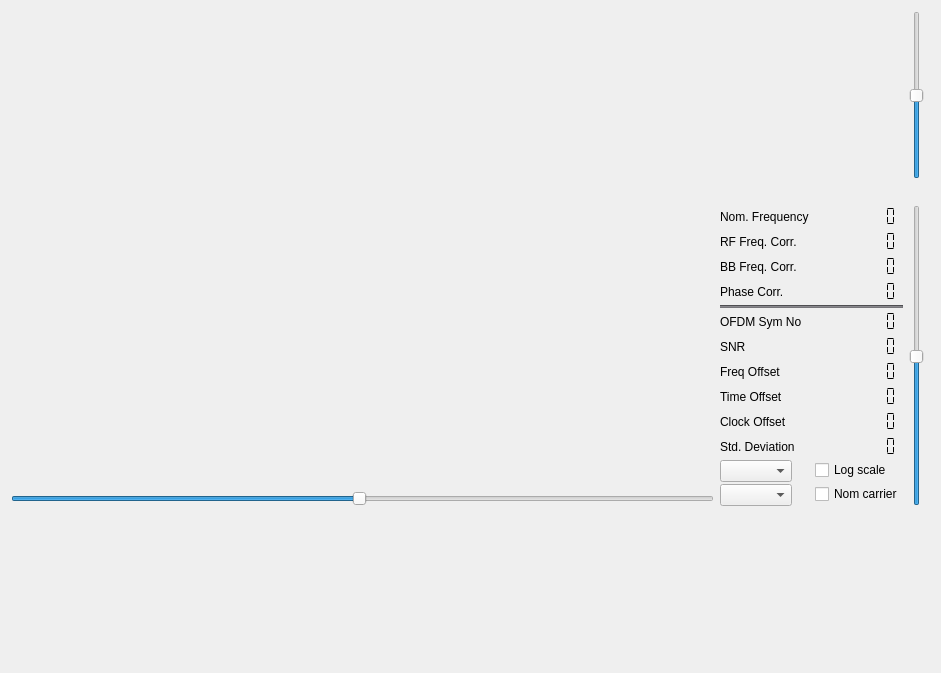
<?xml version="1.0" encoding="UTF-8"?>
<ui version="4.0">
 <class>scopeWidget</class>
 <widget class="QWidget" name="scopeWidget">
  <property name="geometry">
   <rect>
    <x>0</x>
    <y>0</y>
    <width>941</width>
    <height>673</height>
   </rect>
  </property>
  <property name="windowTitle">
   <string>Scope Spectrum Correlation Statistics</string>
  </property>
  <layout class="QVBoxLayout" name="verticalLayout_3">
   <item>
    <layout class="QGridLayout" name="gridLayout_2">
     <item row="0" column="0">
      <layout class="QHBoxLayout" name="horizontalLayout_3">
       <item>
        <widget class="QwtPlot" name="impulseGrid">
         <property name="minimumSize">
          <size>
           <width>0</width>
           <height>150</height>
          </size>
         </property>
         <property name="toolTip">
          <string>&lt;html&gt;&lt;head/&gt;&lt;body&gt;&lt;p&gt;Correlation display. Time synchronization is done by correlation.
                      The correlation result is depicted here. The selected &amp;quot;peak&amp;quot; is the one at (or near) sample 504.&lt;/p&gt;&lt;/body&gt;&lt;/html&gt;
                    </string>
         </property>
        </widget>
       </item>
      </layout>
     </item>
     <item row="0" column="1">
      <layout class="QHBoxLayout" name="horizontalLayout">
       <item>
        <widget class="QSlider" name="scopeAmplification">
         <property name="minimum">
          <number>1</number>
         </property>
         <property name="maximum">
          <number>100</number>
         </property>
         <property name="value">
          <number>50</number>
         </property>
         <property name="orientation">
          <enum>Qt::Vertical</enum>
         </property>
        </widget>
       </item>
       <item>
        <widget class="QwtPlot" name="dabScope">
         <property name="minimumSize">
          <size>
           <width>0</width>
           <height>150</height>
          </size>
         </property>
         <property name="toolTip">
          <string>&lt;html&gt;&lt;head/&gt;&lt;body&gt;&lt;p&gt;Spectrumview. &lt;/p&gt;&lt;p&gt;The spectrum of the incoming
                      signal is shown here.&lt;/p&gt;&lt;/body&gt;&lt;/html&gt;
                    </string>
         </property>
        </widget>
       </item>
      </layout>
     </item>
     <item row="2" column="0">
      <layout class="QHBoxLayout" name="horizontalLayout_4">
       <property name="sizeConstraint">
        <enum>QLayout::SetFixedSize</enum>
       </property>
       <item>
        <layout class="QVBoxLayout" name="verticalLayout">
         <item>
          <widget class="QwtPlot" name="iqDisplay">
           <property name="minimumSize">
            <size>
             <width>100</width>
             <height>100</height>
            </size>
           </property>
           <property name="toolTip">
            <string>&lt;html&gt;&lt;head/&gt;&lt;body&gt;&lt;p&gt;&lt;span style=&quot; font-weight:600;&quot;&gt;IQ
                          constallation of the decoded signal&lt;/span&gt;&lt;/p&gt;&lt;p&gt;Ideally one sees 4 dots, one in each quadrant
                          &lt;/p&gt;&lt;/body&gt;&lt;/html&gt;
                        </string>
           </property>
          </widget>
         </item>
         <item>
          <widget class="QSlider" name="scopeSlider">
           <property name="toolTip">
            <string>&lt;html&gt;&lt;head/&gt;&lt;body&gt;&lt;p&gt;Zoom in/out&lt;/p&gt;&lt;/body&gt;&lt;/html&gt;</string>
           </property>
           <property name="minimum">
            <number>1</number>
           </property>
           <property name="maximum">
            <number>100</number>
           </property>
           <property name="value">
            <number>50</number>
           </property>
           <property name="sliderPosition">
            <number>50</number>
           </property>
           <property name="orientation">
            <enum>Qt::Horizontal</enum>
           </property>
          </widget>
         </item>
        </layout>
       </item>
       <item>
        <layout class="QFormLayout" name="formLayout_2">
         <property name="verticalSpacing">
          <number>2</number>
         </property>
         <item row="0" column="0">
          <widget class="QLabel" name="label_7">
           <property name="text">
            <string>Nom. Frequency</string>
           </property>
          </widget>
         </item>
         <item row="0" column="1">
          <widget class="QLCDNumber" name="dispNomFrequency">
           <property name="frameShape">
            <enum>QFrame::NoFrame</enum>
           </property>
           <property name="smallDecimalPoint">
            <bool>true</bool>
           </property>
           <property name="digitCount">
            <number>7</number>
           </property>
           <property name="segmentStyle">
            <enum>QLCDNumber::Flat</enum>
           </property>
          </widget>
         </item>
         <item row="1" column="0">
          <widget class="QLabel" name="label_6">
           <property name="text">
            <string>RF Freq. Corr.</string>
           </property>
          </widget>
         </item>
         <item row="1" column="1">
          <widget class="QLCDNumber" name="dispFreqCorrRF">
           <property name="toolTip">
            <string>&lt;html&gt;&lt;head/&gt;&lt;body&gt;&lt;p&gt;Frequency correction, The software computed an estimate of the
                          frequency offset by lokking at phasedifferences in the samples in the time domain. Based on the difference found a
                          correction factor is applied to the input stream.&lt;/p&gt;&lt;/body&gt;&lt;/html&gt;
                        </string>
           </property>
           <property name="frameShape">
            <enum>QFrame::NoFrame</enum>
           </property>
           <property name="smallDecimalPoint">
            <bool>true</bool>
           </property>
           <property name="digitCount">
            <number>7</number>
           </property>
           <property name="segmentStyle">
            <enum>QLCDNumber::Flat</enum>
           </property>
          </widget>
         </item>
         <item row="2" column="0">
          <widget class="QLabel" name="label_8">
           <property name="text">
            <string>BB Freq. Corr.</string>
           </property>
          </widget>
         </item>
         <item row="2" column="1">
          <widget class="QLCDNumber" name="dispFreqCorrBB">
           <property name="frameShape">
            <enum>QFrame::NoFrame</enum>
           </property>
           <property name="smallDecimalPoint">
            <bool>true</bool>
           </property>
           <property name="digitCount">
            <number>7</number>
           </property>
           <property name="segmentStyle">
            <enum>QLCDNumber::Flat</enum>
           </property>
          </widget>
         </item>
         <item row="5" column="0">
          <widget class="QLabel" name="label_10">
           <property name="text">
            <string>OFDM Sym No</string>
           </property>
          </widget>
         </item>
         <item row="5" column="1">
          <widget class="QLCDNumber" name="ofdmSymbNo">
           <property name="frameShape">
            <enum>QFrame::NoFrame</enum>
           </property>
           <property name="smallDecimalPoint">
            <bool>true</bool>
           </property>
           <property name="digitCount">
            <number>7</number>
           </property>
           <property name="segmentStyle">
            <enum>QLCDNumber::Flat</enum>
           </property>
          </widget>
         </item>
         <item row="8" column="0">
          <widget class="QLabel" name="label_5">
           <property name="text">
            <string>SNR</string>
           </property>
          </widget>
         </item>
         <item row="8" column="1">
          <widget class="QLCDNumber" name="snrDisplay">
           <property name="toolTip">
            <string>&lt;html&gt;&lt;head/&gt;&lt;body&gt;&lt;p&gt;SNR, i.e. Signal Noise ratio, compoted from the difference in
                          signal strength between the datablocks and the nullperiod.&lt;/p&gt;&lt;/body&gt;&lt;/html&gt;
                        </string>
           </property>
           <property name="frameShape">
            <enum>QFrame::NoFrame</enum>
           </property>
           <property name="smallDecimalPoint">
            <bool>true</bool>
           </property>
           <property name="digitCount">
            <number>7</number>
           </property>
           <property name="segmentStyle">
            <enum>QLCDNumber::Flat</enum>
           </property>
          </widget>
         </item>
         <item row="9" column="0">
          <widget class="QLabel" name="label">
           <property name="text">
            <string>Freq Offset</string>
           </property>
          </widget>
         </item>
         <item row="9" column="1">
          <widget class="QLCDNumber" name="frequencyOffsetDisplay">
           <property name="toolTip">
            <string>&lt;html&gt;&lt;head/&gt;&lt;body&gt;&lt;p&gt;Frequeny offset, the computed frequency error, after applying
                          the estimated frequency correction.&lt;/p&gt;&lt;/body&gt;&lt;/html&gt;
                        </string>
           </property>
           <property name="frameShape">
            <enum>QFrame::NoFrame</enum>
           </property>
           <property name="smallDecimalPoint">
            <bool>true</bool>
           </property>
           <property name="digitCount">
            <number>7</number>
           </property>
           <property name="segmentStyle">
            <enum>QLCDNumber::Flat</enum>
           </property>
          </widget>
         </item>
         <item row="10" column="0">
          <widget class="QLabel" name="label_2">
           <property name="text">
            <string>Time Offset</string>
           </property>
          </widget>
         </item>
         <item row="10" column="1">
          <widget class="QLCDNumber" name="timeOffsetDisplay">
           <property name="toolTip">
            <string>&lt;html&gt;&lt;head/&gt;&lt;body&gt;&lt;p&gt;Sample clock offset. &lt;/p&gt;&lt;/body&gt;&lt;/html&gt;
                        </string>
           </property>
           <property name="frameShape">
            <enum>QFrame::NoFrame</enum>
           </property>
           <property name="smallDecimalPoint">
            <bool>true</bool>
           </property>
           <property name="digitCount">
            <number>7</number>
           </property>
           <property name="segmentStyle">
            <enum>QLCDNumber::Flat</enum>
           </property>
          </widget>
         </item>
         <item row="11" column="0">
          <widget class="QLabel" name="label_3">
           <property name="text">
            <string>Clock Offset</string>
           </property>
          </widget>
         </item>
         <item row="11" column="1">
          <widget class="QLCDNumber" name="clockError">
           <property name="toolTip">
            <string>clock offset. The value indicates the number of samples too many or too few for 10 DAB frames (which is
                          about 1 second).
                        </string>
           </property>
           <property name="frameShape">
            <enum>QFrame::NoFrame</enum>
           </property>
           <property name="smallDecimalPoint">
            <bool>true</bool>
           </property>
           <property name="digitCount">
            <number>7</number>
           </property>
           <property name="segmentStyle">
            <enum>QLCDNumber::Flat</enum>
           </property>
          </widget>
         </item>
         <item row="12" column="0">
          <widget class="QLabel" name="label_4">
           <property name="text">
            <string>Std. Deviation</string>
           </property>
          </widget>
         </item>
         <item row="12" column="1">
          <widget class="QLCDNumber" name="quality_display">
           <property name="toolTip">
            <string>Quality indicator: the &quot;quality&quot; of the decoded signal is measured as Modulation Error Rate, using
                          the formula from section 6.9.2 of TR 101 290 Measurement guidelines for DVB.
                          An &quot;ideal&quot; (i.e. synthetic) signal reaches a value of over 20. Poor signals give values around 0
                        </string>
           </property>
           <property name="frameShape">
            <enum>QFrame::NoFrame</enum>
           </property>
           <property name="smallDecimalPoint">
            <bool>true</bool>
           </property>
           <property name="digitCount">
            <number>7</number>
           </property>
           <property name="segmentStyle">
            <enum>QLCDNumber::Flat</enum>
           </property>
          </widget>
         </item>
         <item row="13" column="0">
          <widget class="QComboBox" name="cmbIqScope">
           <property name="toolTip">
            <string>&lt;html&gt;&lt;head/&gt;&lt;body&gt;&lt;p&gt;Type of data shown in the IQ scope.&lt;/p&gt;&lt;p&gt;See tool tip of IQ scope for more details.&lt;/p&gt;&lt;/body&gt;&lt;/html&gt;</string>
           </property>
          </widget>
         </item>
         <item row="13" column="1">
          <widget class="QCheckBox" name="cbLogIqScope">
           <property name="toolTip">
            <string>&lt;html&gt;&lt;head/&gt;&lt;body&gt;&lt;p&gt;Show vector length in IQ scope in logarithmic scale.&lt;/p&gt;&lt;/body&gt;&lt;/html&gt;</string>
           </property>
           <property name="text">
            <string>Log scale</string>
           </property>
           <property name="checked">
            <bool>false</bool>
           </property>
          </widget>
         </item>
         <item row="14" column="0">
          <widget class="QComboBox" name="cmbCarrier">
           <property name="toolTip">
            <string>&lt;html&gt;&lt;head/&gt;&lt;body&gt;&lt;p&gt;Type of data shown in the carrier plot.&lt;/p&gt;&lt;p&gt;&lt;br/&gt;See tool tip of carrier plot for more details.&lt;/p&gt;&lt;/body&gt;&lt;/html&gt;</string>
           </property>
          </widget>
         </item>
         <item row="14" column="1">
          <widget class="QCheckBox" name="cbNomChIdx">
           <property name="toolTip">
            <string>&lt;html&gt;&lt;head/&gt;&lt;body&gt;&lt;p&gt;Order carriers in the carrier plot in nominal sequence, not physically sequence. &lt;/p&gt;&lt;/body&gt;&lt;/html&gt;</string>
           </property>
           <property name="text">
            <string>Nom carrier</string>
           </property>
          </widget>
         </item>
         <item row="4" column="0" colspan="2">
          <widget class="Line" name="line">
           <property name="styleSheet">
            <string notr="true">background-color: rgb(119, 118, 123);</string>
           </property>
           <property name="orientation">
            <enum>Qt::Horizontal</enum>
           </property>
          </widget>
         </item>
         <item row="3" column="0">
          <widget class="QLabel" name="label_9">
           <property name="text">
            <string>Phase Corr.</string>
           </property>
          </widget>
         </item>
         <item row="3" column="1">
          <widget class="QLCDNumber" name="dispPhaseCorr">
           <property name="frameShape">
            <enum>QFrame::NoFrame</enum>
           </property>
           <property name="smallDecimalPoint">
            <bool>true</bool>
           </property>
           <property name="digitCount">
            <number>7</number>
           </property>
           <property name="segmentStyle">
            <enum>QLCDNumber::Flat</enum>
           </property>
          </widget>
         </item>
        </layout>
       </item>
      </layout>
     </item>
     <item row="2" column="1">
      <layout class="QHBoxLayout" name="horizontalLayout_2">
       <item>
        <widget class="QSlider" name="dabWaterfallAmplitude">
         <property name="minimum">
          <number>1</number>
         </property>
         <property name="maximum">
          <number>100</number>
         </property>
         <property name="value">
          <number>50</number>
         </property>
         <property name="orientation">
          <enum>Qt::Vertical</enum>
         </property>
        </widget>
       </item>
       <item>
        <widget class="QwtPlot" name="dabWaterfall">
         <property name="minimumSize">
          <size>
           <width>0</width>
           <height>100</height>
          </size>
         </property>
         <property name="toolTip">
          <string>&lt;html&gt;&lt;head/&gt;&lt;body&gt;&lt;p&gt;The waterfall of the spectrum of the incoming signal&lt;/p&gt;&lt;/body&gt;&lt;/html&gt;</string>
         </property>
        </widget>
       </item>
      </layout>
     </item>
     <item row="3" column="0" colspan="2">
      <layout class="QHBoxLayout" name="horizontalLayout_5">
       <item>
        <widget class="QwtPlot" name="phaseCarrPlot">
         <property name="minimumSize">
          <size>
           <width>0</width>
           <height>150</height>
          </size>
         </property>
        </widget>
       </item>
      </layout>
     </item>
     <item row="1" column="0" colspan="2">
      <widget class="QLabel" name="indexDisplay">
       <property name="toolTip">
        <string>&lt;html&gt;&lt;head/&gt;&lt;body&gt;&lt;p&gt;If more than one transmitter is detected, the relative distance - in
                  msec - is shown between the arrival time of the data of the transmitter that is used, and the arrival time of the data of
                  the other transmitter.&lt;/p&gt;&lt;/body&gt;&lt;/html&gt;
                </string>
       </property>
       <property name="text">
        <string/>
       </property>
       <property name="alignment">
        <set>Qt::AlignLeading|Qt::AlignLeft|Qt::AlignTop</set>
       </property>
      </widget>
     </item>
    </layout>
   </item>
  </layout>
 </widget>
 <customwidgets>
  <customwidget>
   <class>QwtPlot</class>
   <extends>QFrame</extends>
   <header>qwt_plot.h</header>
   <container>1</container>
  </customwidget>
 </customwidgets>
 <resources>
  <include location="../resources.qrc"/>
 </resources>
 <connections/>
</ui>
